Frame 1 (no input): blank canvas, image omitted
Frame 60 (no input): blank canvas, image omitted
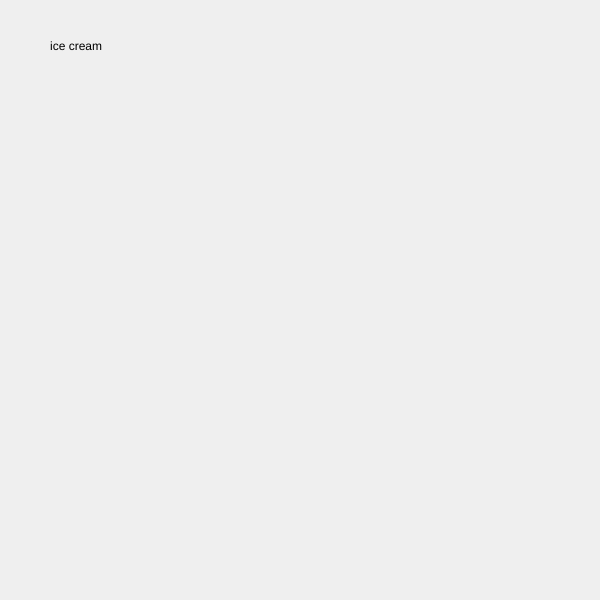
Frame 120 (the mouse pressed at the canvas centre since frame 60)

The p5.js sketch whose frames 1 and 60 were blank and that drew this single picture after the mouse press (run headless with seeded random() and noise() and a simulated clock; from frame 60 on, the mouse is pressed at the canvas centre):

// p5.js sketch
// ── sketch.js
let suger = [{
  name: "ice cream",
  why: "cold"
}, {
  name: "gummy",
  why: "elasticity"
}, {
  name: "chocolate",
  why: "melting"
}, {
  name: "candy",
  why: "sweet"
}];

let randomIndex;

function setup() {
  createCanvas(600, 600);
  background(200);

  // console.log(suger[1]);
  // console.log(suger.length);
  //
  // suger[1] = "gummy bear";
  // console.log(suger);

  console.log("intial array");
  console.log(suger);

  //substract one array element at the end - use shift if at the beginning
  // suger.pop();
  // console.log("array after pop");
  // console.log(suger);

  // add one array element at the end - use unshift if at the beginning
  // suger.push("donut");
  // console.log("array after push");
  // console.log(suger);

  //(index = where, number = how many elements?) in order to insert element in the middle
  // suger.splice(2, 2);
  // console.log("array after splice");
  // console.log(suger);

  console.log(suger[0].why);



  // suger.splice(randomIndex, 1);
  // console.log(suger);




}

function draw() {

}

function mousePressed(){
  background(random(200,255));
  randomIndex = int(random(suger.length));
  //int means not decimals
    console.log(suger[randomIndex].name);
    text(suger[randomIndex].name, 50, 50);
}
